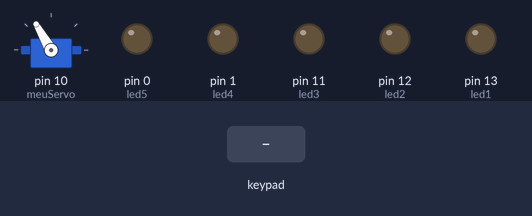
Simulated run of this sketch. Board: Arduino Uno, built with avr-gcc and run on an emulated ATmega328P. Parts: servo, output pins drawn as LEDs (lit = HIGH). Dashed ring = blinking. Inputs (shaded band) come from the test bench.

Above: at 1.2 s.
1.3 s: key 'D' pressed
At 1.7 s:
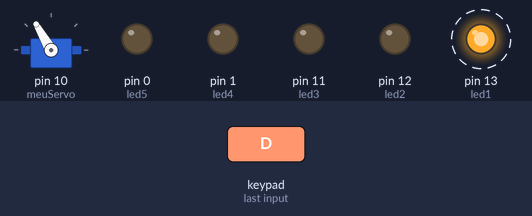
4.3 s: keypad keys 1 7 1 7 pressed 0.4 s apart
At 6.9 s:
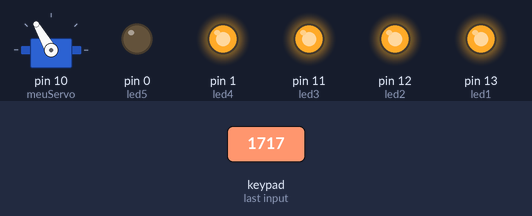
7.4 s: key 'B' pressed
At 8.2 s:
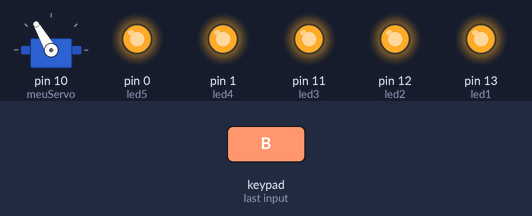
10.4 s: keypad keys 1 7 1 7 D pressed 0.4 s apart
At 13.2 s:
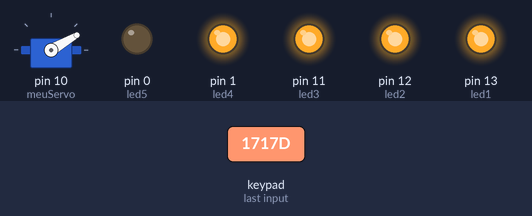
15.4 s: key 'A' pressed
At 16.6 s:
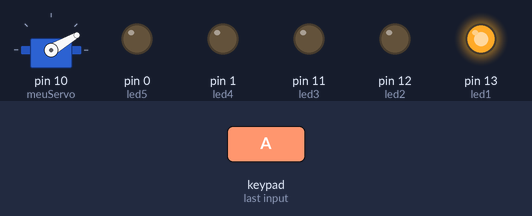
16.9 s: keypad keys 1 7 1 7 # pressed 0.4 s apart
At 18.9 s:
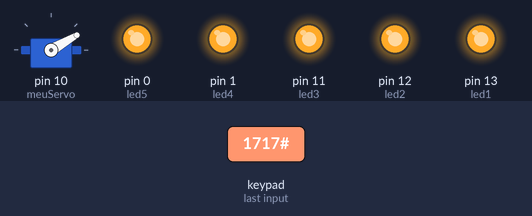
Timing chart, 0 to 23.1 s (numbered marks = the images above; inputs shaded):
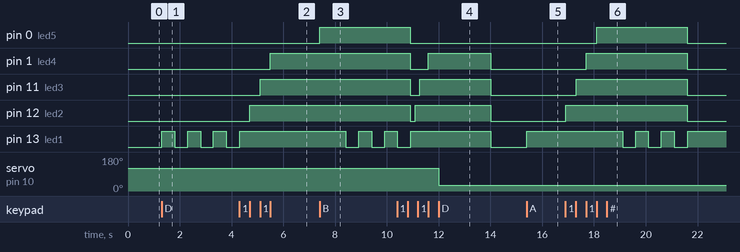

Measured:
- after the input at 1.3 s, pin 13 (led1): alternates HIGH for 0.50 s and LOW for 0.50 s, starting at once
- after the input at 4.3 s, pin 1 (led4): LOW → HIGH after 1.2 s; pin 11 (led3): LOW → HIGH after 0.81 s; pin 12 (led2): LOW → HIGH after 0.41 s; pin 13 (led1): LOW → HIGH at once
- after the input at 7.4 s, pin 0 (led5): LOW → HIGH at once; pin 13 (led1): alternates HIGH for 0.50 s and LOW for 0.50 s, starting after 1.0 s
- after the input at 10.4 s, servo on pin 10 (meuServo): 120° → 30° after 1.6 s
- after the input at 15.4 s, pin 13 (led1): LOW → HIGH at once
- after the input at 16.9 s, pin 0 (led5): LOW → HIGH after 1.2 s, → LOW 3.5 s later; pin 1 (led4): LOW → HIGH after 0.80 s, → LOW 3.9 s later

The sketch:

Embarcados.ino
```cpp
#include <Keypad.h>
#include <Servo.h>

#define led5 0
#define led4 1
#define led3 11
#define led2 12
#define led1 13

String senha = "";
const String senhaCorreta = "1717";

Servo meuServo;

// Definição das linhas e colunas do teclado
const byte LINHAS = 4;
const byte COLUNAS = 4;

// Mapeamento das teclas
char teclas[LINHAS][COLUNAS] = {
  {'D', 'C', 'B', 'A'},
  {'#', '9', '6', '3'},
  {'0', '8', '5', '2'},
  {'*', '7', '4', '1'}
};

// Pinos do Arduino conectados ao teclado
byte pinosLinhas[LINHAS] = {2, 3, 4, 5};
byte pinosColunas[COLUNAS] = {6, 7, 8, 9};

// Criando o objeto do teclado
Keypad teclado = Keypad(makeKeymap(teclas), pinosLinhas, pinosColunas, LINHAS, COLUNAS);

void setup() {
  meuServo.attach(10);
  meuServo.write(120);

  // Configurando os pinos dos LEDs como saída
  pinMode(led1, OUTPUT);
  pinMode(led2, OUTPUT);
  pinMode(led3, OUTPUT);
  pinMode(led4, OUTPUT);
  pinMode(led5, OUTPUT);

  // Inicializando os LEDs desligados
  digitalWrite(led1, LOW);
  digitalWrite(led2, LOW);
  digitalWrite(led3, LOW);
  digitalWrite(led4, LOW);
  digitalWrite(led5, LOW);
}

void loop() {
  char tecla = teclado.getKey(); // Verifica se uma tecla foi pressionada

  if (tecla) {
    if (tecla == 'D') {  // Resetar senha
      if (senha == senhaCorreta) {
          // Acionando o servo
          meuServo.write(30);  // Mover servo para 90 graus
          delay(2000);         // Manter posição por 2 segundos
          meuServo.write(30);
        }
        else {
          // Senha errada - piscar LED vermelho
          for (int i = 0; i < 3; i++) {
            digitalWrite(led1, HIGH);
            delay(500);
            digitalWrite(led1, LOW);
            delay(500);
          }
        }
      senha = "";
      digitalWrite(led1, LOW);
      digitalWrite(led2, LOW);
      digitalWrite(led3, LOW);
      digitalWrite(led4, LOW);
      digitalWrite(led5, LOW);
    }
    else if (tecla == 'C') {
      meuServo.write(120);
      // Fechar (pode adicionar ação aqui)
    }
    else {
      senha += tecla;  // Adicionar tecla à senha

      // Atualizar LEDs conforme o comprimento da senha
      if (senha.length() == 1) digitalWrite(led1, HIGH);
      else if (senha.length() == 2) digitalWrite(led2, HIGH);
      else if (senha.length() == 3) digitalWrite(led3, HIGH);
      else if (senha.length() == 4) digitalWrite(led4, HIGH);
      else if (senha.length() == 5) {
        digitalWrite(led5, HIGH);

        delay(500);  // Pequena pausa para visualização

        if (senha == senhaCorreta) {
          // Acionando o servo
          meuServo.write(90);  // Mover servo para 90 graus
          delay(2000);         // Manter posição por 2 segundos
          meuServo.write(0);   // Retornar à posição inicial
        }
        else {
          // Senha errada - piscar LED vermelho
          for (int i = 0; i < 3; i++) {
            digitalWrite(led1, HIGH);
            delay(500);
            digitalWrite(led1, LOW);
            delay(500);
          }
        }

        // Resetar senha e apagar LEDs
        senha = "";
        digitalWrite(led1, LOW);
        digitalWrite(led2, LOW);
        digitalWrite(led3, LOW);
        digitalWrite(led4, LOW);
        digitalWrite(led5, LOW);
      }
    }
  }
}
```
